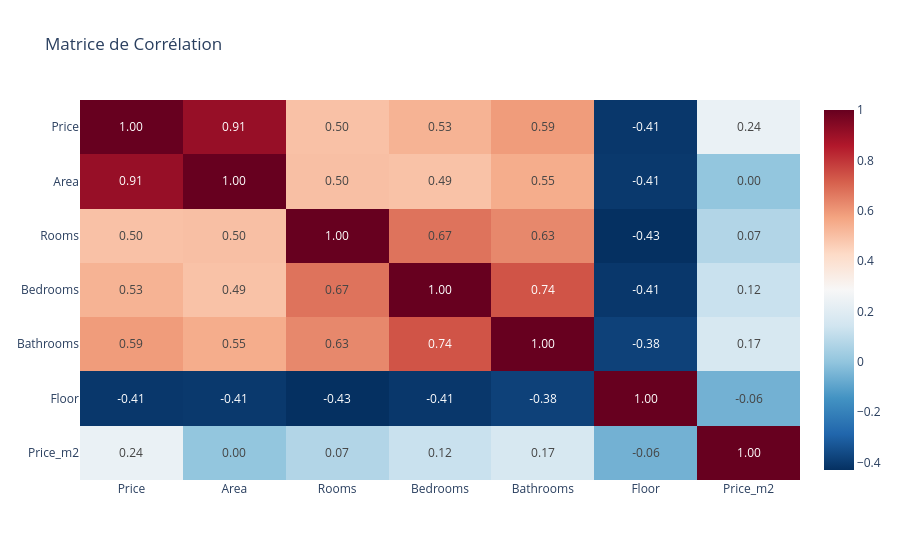

Write notebook code for a chart like this one.
### Markdown cell above
### on va observer la correlation entre les colonnes de data avec le target price

### Code cell
import plotly.express as px

corr_matrix = df.corr(numeric_only=True)
print(corr_matrix)

fig = px.imshow(corr_matrix, text_auto=".2f", aspect="auto",
                color_continuous_scale='RdBu_r',
                title="Matrice de Corrélation")
fig.show()

### Figure 1 — Plotly figure (JSON) as saved in the notebook; plotly's stock layout.template omitted (floating-point values rounded to 4 significant figures)
{"data": [{"coloraxis": "coloraxis", "hovertemplate": "x: %{x}<br>y: %{y}<br>color: %{z}<extra></extra>", "name": "0", "texttemplate": "%{z:.2f}", "type": "heatmap", "x": ["Price", "Area", "Rooms", "Bedrooms", "Bathrooms", "Floor", "Price_m2"], "xaxis": "x", "y": ["Price", "Area", "Rooms", "Bedrooms", "Bathrooms", "Floor", "Price_m2"], "yaxis": "y", "z": [[1.0, 0.9079, 0.496, 0.5332, 0.5893, -0.4102, 0.2368], [0.9079, 1.0, 0.5016, 0.494, 0.5507, -0.406, 0.001872], [0.496, 0.5016, 1.0, 0.6741, 0.6317, -0.4294, 0.0719], [0.5332, 0.494, 0.6741, 1.0, 0.7383, -0.4096, 0.124], [0.5893, 0.5507, 0.6317, 0.7383, 1.0, -0.3833, 0.1657], [-0.4102, -0.406, -0.4294, -0.4096, -0.3833, 1.0, -0.05703], [0.2368, 0.001872, 0.0719, 0.124, 0.1657, -0.05703, 1.0]]}], "layout": {"coloraxis": {"colorscale": [[0, "rgb(5,48,97)"], [0.1, "rgb(33,102,172)"], [0.2, "rgb(67,147,195)"], [0.3, "rgb(146,197,222)"], [0.4, "rgb(209,229,240)"], [0.5, "rgb(247,247,247)"], [0.6, "rgb(253,219,199)"], [0.7, "rgb(244,165,130)"], [0.8, "rgb(214,96,77)"], [0.9, "rgb(178,24,43)"], [1, "rgb(103,0,31)"]]}, "title": {"text": "Matrice de Corrélation"}, "xaxis": {"anchor": "y", "domain": [0, 1]}, "yaxis": {"anchor": "x", "autorange": "reversed", "domain": [0, 1]}}}
